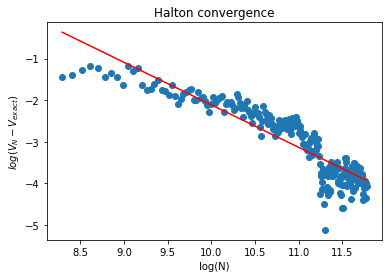

This chart was generated by the following Python code:
import csv
import matplotlib.pyplot as plt
import numpy as np
from scipy import stats

# Read csv file1
with open('Halton convergence.csv') as csvfile:
    readCSV = csv.reader(csvfile, delimiter = ',')
    
    # empty arrays for data
    N = []
    diff = []
    
    # loop over the rows
    for row in readCSV:
        N.append(row[0])
        diff.append(row[1])
        
    # map to float array
    N = list(map(float, N))
    diff = list(map(float, diff))   



slope, intercept, r_value, p_value, std_err = stats.linregress(N, diff)
y = []
for i in range(len(N)):
    y.append(slope*N[i]+intercept)

print(slope)
print(r_value**2)    
    
    
# graph
plt.figure()
plt.plot(N, y, 'r')
plt.scatter(N, diff)
plt.xlabel('log(N)')
plt.ylabel('$log(V_{N}-V_{exact})$')
plt.title('Halton convergence')
